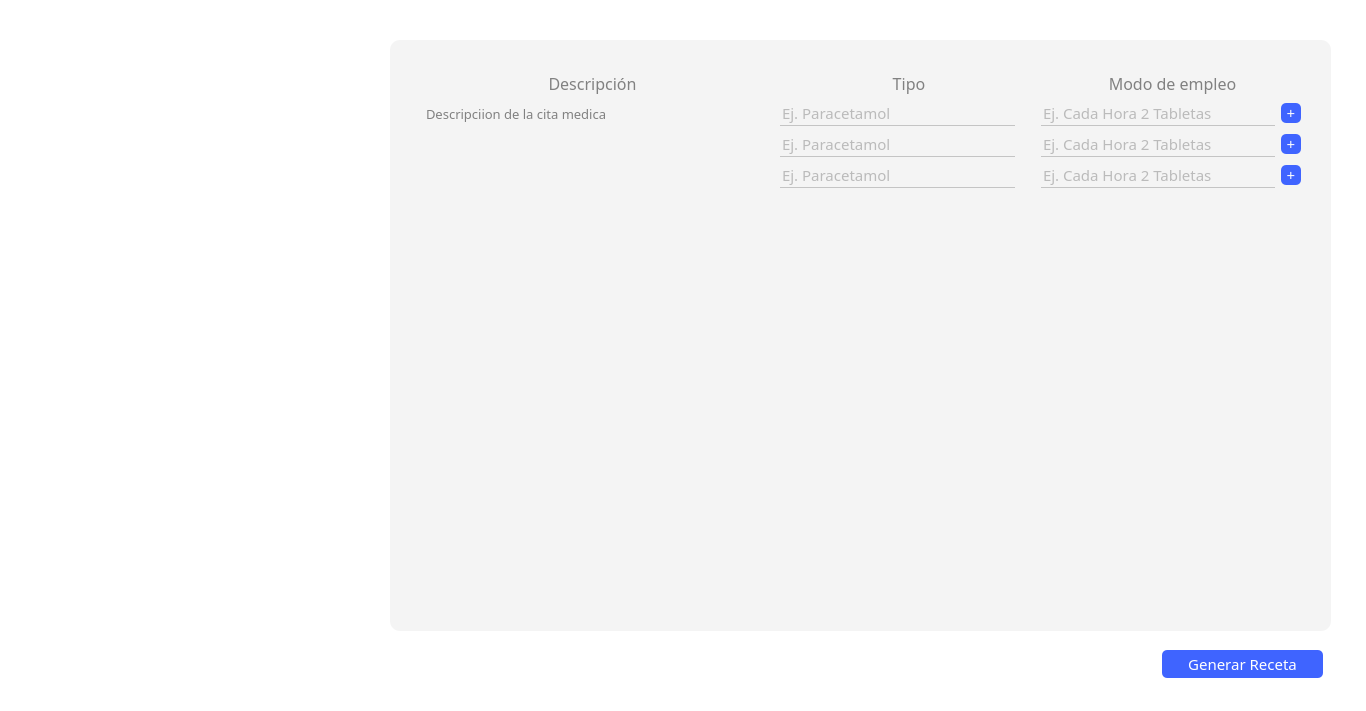
<?xml version="1.0" encoding="UTF-8"?>
<ui version="4.0">
 <class>medico_generar_receta</class>
 <widget class="QWidget" name="medico_generar_receta">
  <property name="geometry">
   <rect>
    <x>0</x>
    <y>0</y>
    <width>1366</width>
    <height>711</height>
   </rect>
  </property>
  <property name="windowTitle">
   <string>Form</string>
  </property>
  <widget class="QLabel" name="label">
   <property name="geometry">
    <rect>
     <x>0</x>
     <y>0</y>
     <width>1371</width>
     <height>731</height>
    </rect>
   </property>
   <property name="styleSheet">
    <string notr="true">background-color: rgb(255, 255, 255);</string>
   </property>
   <property name="text">
    <string/>
   </property>
  </widget>
  <widget class="QScrollArea" name="scrollArea">
   <property name="geometry">
    <rect>
     <x>20</x>
     <y>40</y>
     <width>351</width>
     <height>651</height>
    </rect>
   </property>
   <property name="styleSheet">
    <string notr="true">background-color: white;
border:none;</string>
   </property>
   <property name="widgetResizable">
    <bool>true</bool>
   </property>
   <widget class="QWidget" name="scrollAreaWidgetContents_2">
    <property name="geometry">
     <rect>
      <x>0</x>
      <y>0</y>
      <width>351</width>
      <height>651</height>
     </rect>
    </property>
    <layout class="QGridLayout" name="gridLayout_3">
     <item row="0" column="0">
      <layout class="QGridLayout" name="gridLayout_horario"/>
     </item>
    </layout>
   </widget>
  </widget>
  <widget class="QLabel" name="label_2">
   <property name="geometry">
    <rect>
     <x>390</x>
     <y>40</y>
     <width>941</width>
     <height>591</height>
    </rect>
   </property>
   <property name="styleSheet">
    <string notr="true">background: #F4F4F4;
border-radius: 10px;</string>
   </property>
   <property name="text">
    <string/>
   </property>
  </widget>
  <widget class="QPushButton" name="btn_generar_receta">
   <property name="geometry">
    <rect>
     <x>1162</x>
     <y>650</y>
     <width>161</width>
     <height>28</height>
    </rect>
   </property>
   <property name="font">
    <font>
     <family>Montserrat</family>
     <pointsize>11</pointsize>
    </font>
   </property>
   <property name="cursor">
    <cursorShape>PointingHandCursor</cursorShape>
   </property>
   <property name="styleSheet">
    <string notr="true">*{
border: none;
background: #3f64FF;
color: white;
border-radius: 5px;
}

:hover{
	background: white;
	border: 1px solid #3f64FF;
	color: #3f64FF;
}</string>
   </property>
   <property name="text">
    <string>Generar Receta</string>
   </property>
  </widget>
  <widget class="QWidget" name="">
   <property name="geometry">
    <rect>
     <x>422</x>
     <y>72</y>
     <width>341</width>
     <height>531</height>
    </rect>
   </property>
   <layout class="QVBoxLayout" name="verticalLayout">
    <item>
     <widget class="QLabel" name="label_3">
      <property name="font">
       <font>
        <family>Montserrat</family>
        <pointsize>12</pointsize>
       </font>
      </property>
      <property name="styleSheet">
       <string notr="true">color: rgb(129, 129, 129);</string>
      </property>
      <property name="text">
       <string>Descripción</string>
      </property>
      <property name="alignment">
       <set>Qt::AlignCenter</set>
      </property>
     </widget>
    </item>
    <item>
     <widget class="QPlainTextEdit" name="plainTextEdit">
      <property name="font">
       <font>
        <family>Montserrat Light</family>
        <pointsize>10</pointsize>
       </font>
      </property>
      <property name="styleSheet">
       <string notr="true">background: #F4F4F4;
border: none;
color: rgb(129, 129, 129);</string>
      </property>
      <property name="plainText">
       <string>Descripciion de la cita medica</string>
      </property>
     </widget>
    </item>
   </layout>
  </widget>
  <widget class="QWidget" name="">
   <property name="geometry">
    <rect>
     <x>780</x>
     <y>72</y>
     <width>521</width>
     <height>531</height>
    </rect>
   </property>
   <layout class="QVBoxLayout" name="verticalLayout_2">
    <item>
     <layout class="QHBoxLayout" name="horizontalLayout_4">
      <item>
       <widget class="QLabel" name="label_4">
        <property name="font">
         <font>
          <family>Montserrat</family>
          <pointsize>12</pointsize>
         </font>
        </property>
        <property name="styleSheet">
         <string notr="true">color: rgb(129, 129, 129);</string>
        </property>
        <property name="text">
         <string>Tipo</string>
        </property>
        <property name="alignment">
         <set>Qt::AlignCenter</set>
        </property>
       </widget>
      </item>
      <item>
       <widget class="QLabel" name="label_5">
        <property name="font">
         <font>
          <family>Montserrat</family>
          <pointsize>12</pointsize>
         </font>
        </property>
        <property name="styleSheet">
         <string notr="true">color: rgb(129, 129, 129);</string>
        </property>
        <property name="text">
         <string>Modo de empleo</string>
        </property>
        <property name="alignment">
         <set>Qt::AlignCenter</set>
        </property>
       </widget>
      </item>
     </layout>
    </item>
    <item>
     <layout class="QHBoxLayout" name="horizontalLayout">
      <item>
       <widget class="QLineEdit" name="lineEdit_tipo">
        <property name="font">
         <font>
          <family>Montserrat</family>
          <pointsize>11</pointsize>
         </font>
        </property>
        <property name="styleSheet">
         <string notr="true">border: none;
border-bottom: 1px solid #C4C4C4;
color: #818181;
background: #F4F4F4;</string>
        </property>
        <property name="placeholderText">
         <string>Ej. Paracetamol</string>
        </property>
       </widget>
      </item>
      <item>
       <spacer name="horizontalSpacer">
        <property name="orientation">
         <enum>Qt::Horizontal</enum>
        </property>
        <property name="sizeType">
         <enum>QSizePolicy::Maximum</enum>
        </property>
        <property name="sizeHint" stdset="0">
         <size>
          <width>20</width>
          <height>20</height>
         </size>
        </property>
       </spacer>
      </item>
      <item>
       <widget class="QLineEdit" name="lineEdit_modo">
        <property name="font">
         <font>
          <family>Montserrat</family>
          <pointsize>11</pointsize>
         </font>
        </property>
        <property name="styleSheet">
         <string notr="true">border: none;
border-bottom: 1px solid #C4C4C4;
color: #818181;
background: #F4F4F4;</string>
        </property>
        <property name="placeholderText">
         <string>Ej. Cada Hora 2 Tabletas</string>
        </property>
       </widget>
      </item>
      <item>
       <widget class="QPushButton" name="btn_agregar">
        <property name="minimumSize">
         <size>
          <width>20</width>
          <height>20</height>
         </size>
        </property>
        <property name="maximumSize">
         <size>
          <width>20</width>
          <height>20</height>
         </size>
        </property>
        <property name="font">
         <font>
          <family>Montserrat</family>
          <pointsize>11</pointsize>
         </font>
        </property>
        <property name="cursor">
         <cursorShape>PointingHandCursor</cursorShape>
        </property>
        <property name="styleSheet">
         <string notr="true">*{
border: none;
background: #3f64FF;
color: white;
border-radius: 5px;
}

:hover{
	background: white;
	border: 1px solid #3f64FF;
	color: #3f64FF;
}</string>
        </property>
        <property name="text">
         <string>+</string>
        </property>
       </widget>
      </item>
     </layout>
    </item>
    <item>
     <layout class="QHBoxLayout" name="horizontalLayout_2">
      <item>
       <widget class="QLineEdit" name="lineEdit_tipo_2">
        <property name="font">
         <font>
          <family>Montserrat</family>
          <pointsize>11</pointsize>
         </font>
        </property>
        <property name="styleSheet">
         <string notr="true">border: none;
border-bottom: 1px solid #C4C4C4;
color: #818181;
background: #F4F4F4;</string>
        </property>
        <property name="placeholderText">
         <string>Ej. Paracetamol</string>
        </property>
       </widget>
      </item>
      <item>
       <spacer name="horizontalSpacer_2">
        <property name="orientation">
         <enum>Qt::Horizontal</enum>
        </property>
        <property name="sizeType">
         <enum>QSizePolicy::Maximum</enum>
        </property>
        <property name="sizeHint" stdset="0">
         <size>
          <width>20</width>
          <height>20</height>
         </size>
        </property>
       </spacer>
      </item>
      <item>
       <widget class="QLineEdit" name="lineEdit_modo_2">
        <property name="font">
         <font>
          <family>Montserrat</family>
          <pointsize>11</pointsize>
         </font>
        </property>
        <property name="styleSheet">
         <string notr="true">border: none;
border-bottom: 1px solid #C4C4C4;
color: #818181;
background: #F4F4F4;</string>
        </property>
        <property name="placeholderText">
         <string>Ej. Cada Hora 2 Tabletas</string>
        </property>
       </widget>
      </item>
      <item>
       <widget class="QPushButton" name="btn_agregar_2">
        <property name="minimumSize">
         <size>
          <width>20</width>
          <height>20</height>
         </size>
        </property>
        <property name="maximumSize">
         <size>
          <width>20</width>
          <height>20</height>
         </size>
        </property>
        <property name="font">
         <font>
          <family>Montserrat</family>
          <pointsize>11</pointsize>
         </font>
        </property>
        <property name="cursor">
         <cursorShape>PointingHandCursor</cursorShape>
        </property>
        <property name="styleSheet">
         <string notr="true">*{
border: none;
background: #3f64FF;
color: white;
border-radius: 5px;
}

:hover{
	background: white;
	border: 1px solid #3f64FF;
	color: #3f64FF;
}</string>
        </property>
        <property name="text">
         <string>+</string>
        </property>
       </widget>
      </item>
     </layout>
    </item>
    <item>
     <layout class="QHBoxLayout" name="horizontalLayout_3">
      <item>
       <widget class="QLineEdit" name="lineEdit_tipo_3">
        <property name="font">
         <font>
          <family>Montserrat</family>
          <pointsize>11</pointsize>
         </font>
        </property>
        <property name="styleSheet">
         <string notr="true">border: none;
border-bottom: 1px solid #C4C4C4;
color: #818181;
background: #F4F4F4;</string>
        </property>
        <property name="placeholderText">
         <string>Ej. Paracetamol</string>
        </property>
       </widget>
      </item>
      <item>
       <spacer name="horizontalSpacer_3">
        <property name="orientation">
         <enum>Qt::Horizontal</enum>
        </property>
        <property name="sizeType">
         <enum>QSizePolicy::Maximum</enum>
        </property>
        <property name="sizeHint" stdset="0">
         <size>
          <width>20</width>
          <height>20</height>
         </size>
        </property>
       </spacer>
      </item>
      <item>
       <widget class="QLineEdit" name="lineEdit_modo_3">
        <property name="font">
         <font>
          <family>Montserrat</family>
          <pointsize>11</pointsize>
         </font>
        </property>
        <property name="styleSheet">
         <string notr="true">border: none;
border-bottom: 1px solid #C4C4C4;
color: #818181;
background: #F4F4F4;</string>
        </property>
        <property name="placeholderText">
         <string>Ej. Cada Hora 2 Tabletas</string>
        </property>
       </widget>
      </item>
      <item>
       <widget class="QPushButton" name="btn_agregar_3">
        <property name="minimumSize">
         <size>
          <width>20</width>
          <height>20</height>
         </size>
        </property>
        <property name="maximumSize">
         <size>
          <width>20</width>
          <height>20</height>
         </size>
        </property>
        <property name="font">
         <font>
          <family>Montserrat</family>
          <pointsize>11</pointsize>
         </font>
        </property>
        <property name="cursor">
         <cursorShape>PointingHandCursor</cursorShape>
        </property>
        <property name="styleSheet">
         <string notr="true">*{
border: none;
background: #3f64FF;
color: white;
border-radius: 5px;
}

:hover{
	background: white;
	border: 1px solid #3f64FF;
	color: #3f64FF;
}</string>
        </property>
        <property name="text">
         <string>+</string>
        </property>
       </widget>
      </item>
     </layout>
    </item>
    <item>
     <spacer name="verticalSpacer">
      <property name="orientation">
       <enum>Qt::Vertical</enum>
      </property>
      <property name="sizeHint" stdset="0">
       <size>
        <width>20</width>
        <height>40</height>
       </size>
      </property>
     </spacer>
    </item>
   </layout>
  </widget>
 </widget>
 <resources/>
 <connections/>
</ui>
